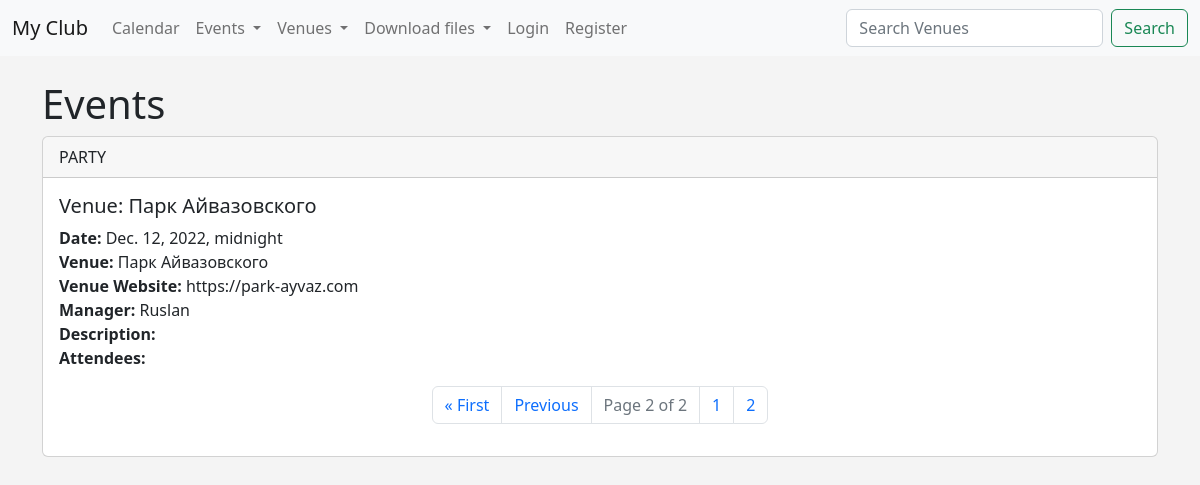
/events?page=2, run on an earlier commit of the app's database.
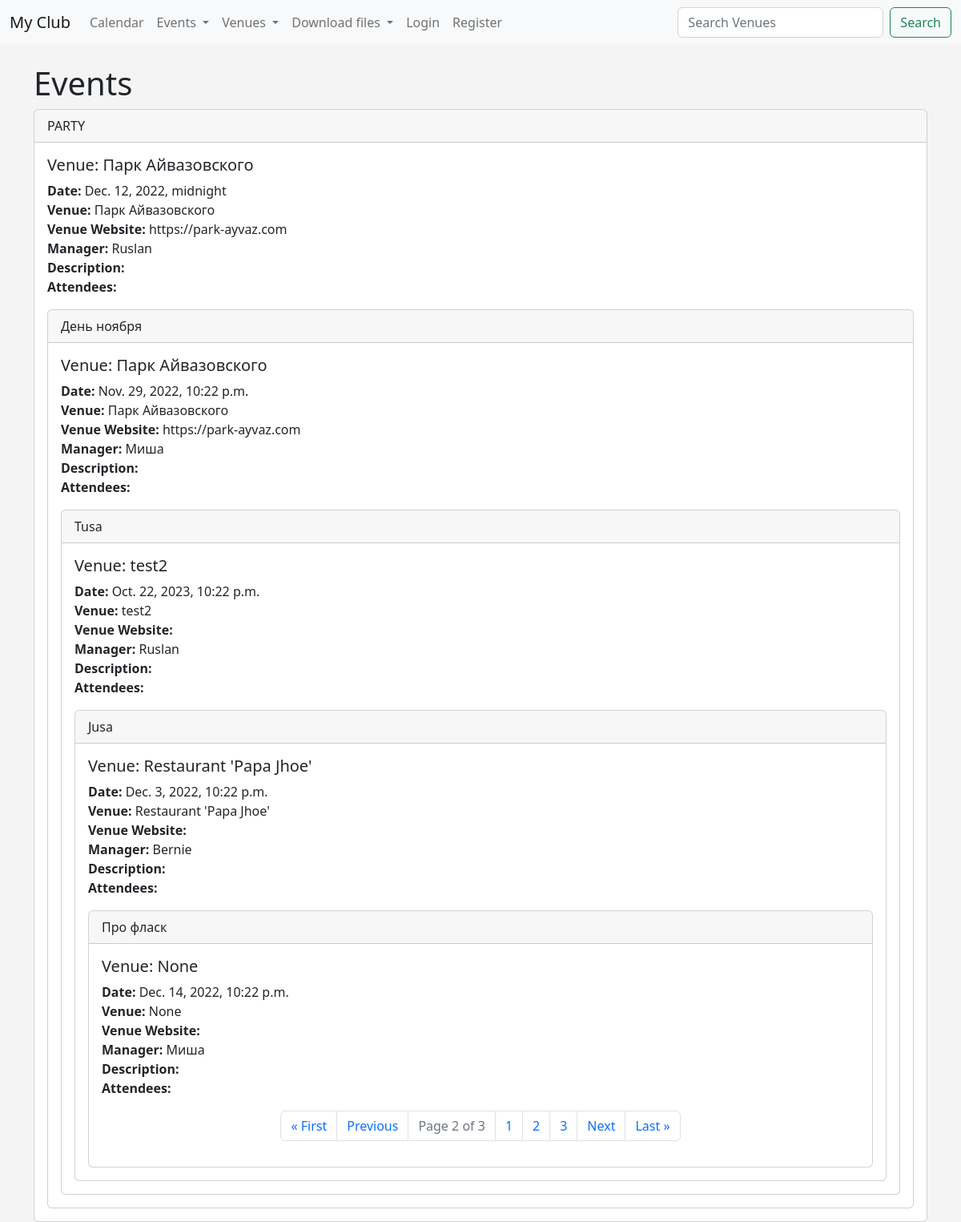
And on a later commit of the database.
### events/models.py (models this page shows)
class Event(models.Model):
    name = models.CharField('Event Name', max_length=120)
    event_date = models.DateTimeField('Event Date')
    venue = models.ForeignKey(Venue, on_delete=models.CASCADE, blank=True, null=True)
    manager = models.ForeignKey(User, blank=True, null=True, on_delete=models.SET_NULL)
    description = models.TextField(blank=True)
    attendees = models.ManyToManyField(MyClubUser, blank=True)
    def __str__(self):
        return self.name

class Venue(models.Model):
    name = models.CharField('Venue Name', max_length=120)
    address = models.CharField(max_length=300)
    zip_code = models.CharField('ZIp code', max_length=15)
    phone = models.CharField('Contact Phone', max_length=25, blank=True)
    web = models.URLField('Website Address', blank=True)
    email_address = models.EmailField('Email Address', blank=True)
    owner = models.IntegerField("Venue Owner", blank=False, default=1)
    def __str__(self):
        return self.name

### events/views.py (the view)
# urls.py: path('events', views.all_events, name="list-events"),
def all_events(request):
    event_list = Event.objects.all().order_by('event_date', 'name')
    p = Paginator(Event.objects.all(), 5)
    page = request.GET.get('page')
    events = p.get_page(page)
    nums = "a" * events.paginator.num_pages
    return render(request, 'events/event_list.html', {'event_list': event_list, 'events': events, 'nums': nums})

### events/templates/events/event_list.html (shortened to what this page needs)
{% extends 'events/base.html' %}
{% block content %}
  <h1>Events</h1>
  {% for event in events %}
    <div class="card">
      <div class="card-header">
        {{ event }}
      </div>
      <div class="card-body">
        <h5 class="card-title">Venue: {{event.venue }}</h5>
        <p class="card-text">
        <strong>Date: </strong> {{event.event_date }}<br/>
        <strong>Venue: </strong> {{event.venue }}<br/>
        <strong>Venue Website: </strong>{{event.venue.web }}<br/>
        <strong>Manager: </strong>{{event.manager }}<br/>
        <strong>Description: </strong> {{event.decsription }} <br/>
          <strong>Attendees: </strong>
        </p>
    {% endfor %}
<nav aria-label="Page navigation example">
  <ul class="pagination justify-content-center">
{% if events.has_previous %}
    <li class="page-item"><a class="page-link" href="?page=1">&laquo First</a></li>
    <li class="page-item"><a class="page-link" href="?page={{ events.previous_page_number }}">Previous</a></li>
{% endif %}
<li class="page-item disabled"><a href="#" class="page-link">Page {{ events.number }} of {{ events.paginator.num_pages }}</a></li>
{% for i in nums %}
  <li class="page-item"><a class="page-link" href="?page={{ forloop.counter}}"> {{ forloop.counter }}
{% endfor %}
{% if events.has_next %}
    <li class="page-item"><a class="page-link" href="?page={{ events.next_page_number }}"> Next</a></li>
    <li class="page-item"><a class="page-link" href="?page={{ events.paginator.num_pages }}"> Last &raquo</a></li>
{% endif %}
</ul>
    </div>
{% endblock %}

### events/templates/events/base.html (shortened to what this page needs)
<!doctype html>
<html lang="en">
  <head>
    <link href="https://cdn.jsdelivr.net/npm/bootstrap@5.2.2/dist/css/bootstrap.min.css" rel="stylesheet">
  </head>
  <body>
    {% include 'events/navbar.html' %}
    <br/>
    <div class="container">
      {% block content %}
      {% endblock %}
    </div>
  </body>
</html>

### events/templates/events/navbar.html (shortened to what this page needs)
<nav class="navbar navbar-expand-lg bg-light">
  <div class="container-fluid">
    <a class="navbar-brand" href="{% url 'home' %}">My Club</a>
    <div class="collapse navbar-collapse" id="navbarSupportedContent">
      <ul class="navbar-nav me-auto mb-2 mb-lg-0">
        <li class="nav-item">
          <a class="nav-link" href="{% url 'home' '2022' 'November' %}">Calendar</a>
        </li>
        <li class="nav-item dropdown">
          <a class="nav-link dropdown-toggle" href="#" role="button" data-bs-toggle="dropdown" aria-expanded="false">
            Events
          </a>
        <li class="nav-item dropdown">
          <a class="nav-link dropdown-toggle" href="#" role="button" data-bs-toggle="dropdown" aria-expanded="false">
            Venues
          </a>
        <li class="nav-item dropdown">
          <a class="nav-link dropdown-toggle" href="#" role="button" data-bs-toggle="dropdown" aria-expanded="false">
            Download files
          </a>
        {% if user.is_authenticated %}
        <li class="nav-item">
          <a class="nav-link" href="{% url 'logout' %}">Logout</a></li>
        {% else %}
        <li class="nav-item">
          <a class="nav-link" href="{% url 'login' %}">Login</a></li>
        <li class="nav-item">
          <a class="nav-link" href="{% url 'register_user' %}">Register</a></li>
        {% endif %}
  </ul>
        <form class="d-flex" method=POST action="{% url 'search-venues' %}">
        <input class="form-control me-2" type="search" placeholder="Search Venues" aria-label="Search" name="searched">
        <button class="btn btn-outline-success" type="submit">Search</button>
      </form>
    </div>
  </div>
</nav>

### events/templates/events/base.html (style rules this page uses)
body { background: #f4f4f4; }

What changed in the data, as far as the page shows it:
added Event: name "День ноября", venue "Парк Айвазовского", event_date "Nov. 29, 2022, 10:22 p.m.", venue.web "https://park-ayvaz.com", manager "Миша"
added Event: name "Tusa", venue "test2", event_date "Oct. 22, 2023, 10:22 p.m.", manager "Ruslan"
added Event: name "Jusa", venue "Restaurant 'Papa Jhoe'", event_date "Dec. 3, 2022, 10:22 p.m.", manager "Bernie"
added Event: name "Про фласк", venue "None", event_date "Dec. 14, 2022, 10:22 p.m.", manager "Миша"
Also different on the page:
{{ events.paginator.num_pages }}: "2" → "3"
new list line: "3"
text now shown: "Next Last »"
